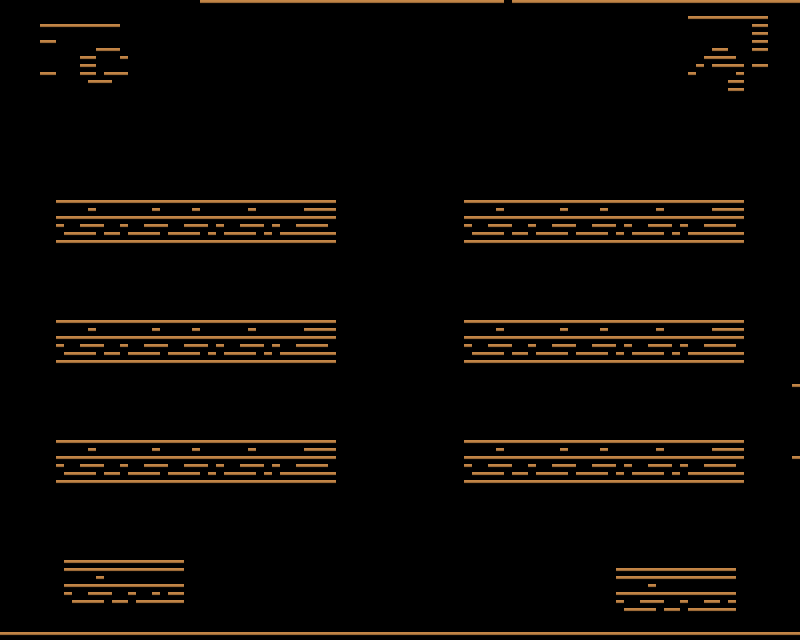

This is a level from a 2D game, rendered from its Tiled map with the project's own tilesets. A one-line summary and the map file follow, with tile-layer data summarised:
An orthogonal 100x80 tile map with 8x8 px tiles, 1 tile layer (Tile Layer 1).

<map version="1.0" tiledversion="1.0.3" orientation="orthogonal" renderorder="right-down" width="100" height="80" tilewidth="8" tileheight="8" nextobjectid="1">
 <tileset firstgid="1" source="inUseTileSet.tsx" />
 <layer name="Tile Layer 1" width="100" height="80">
  <data>[8000 cells, 2107 non-empty, 6 distinct tile ids]</data>
 </layer>
</map>